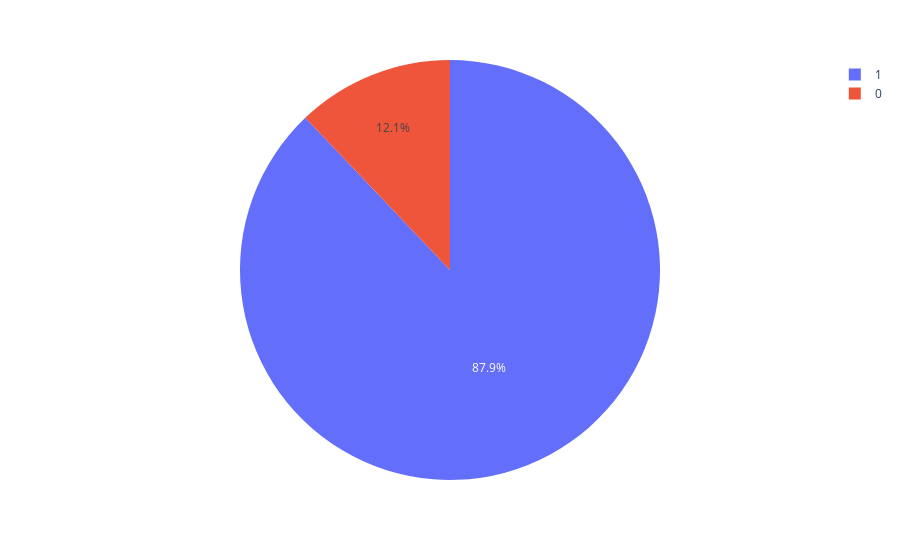
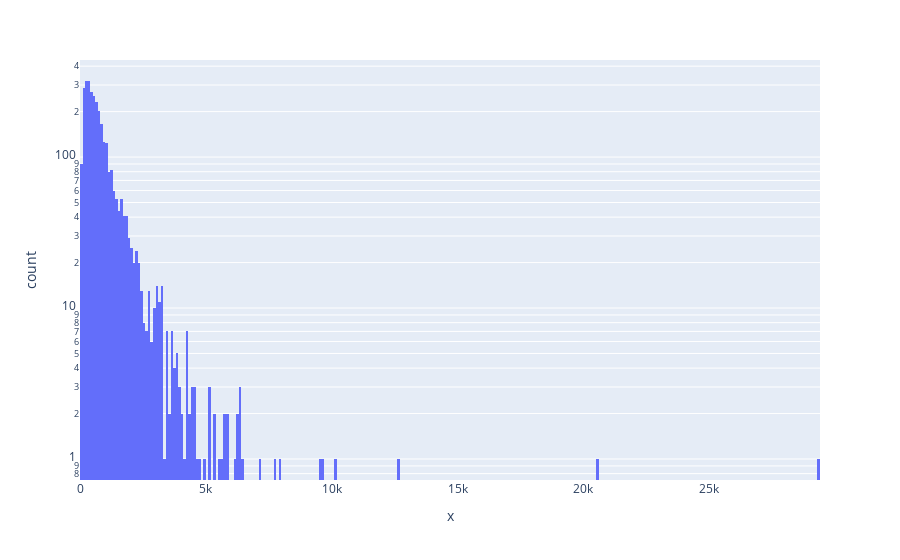

Notebook source saved alongside these figures, in order:
### Code cell
print(df.loc[0, 'text'])
print(f"the len = {len(df.loc[0, 'text'])}")
print()

px.pie(data_frame=df, names='label', color='label').show()
px.histogram(x=df['text'].str.len(), log_y=True).show()

### Figure 1 — Plotly figure (JSON) as saved in the notebook; plotly's stock layout.template omitted (floating-point values rounded to 4 significant figures; data arrays with more than 128 entries replaced by an {"elided": "..."} marker saying what was removed)
{"data": [{"customdata": {"elided": "3123x1 int values"}, "domain": {"x": [0, 1], "y": [0, 1]}, "hovertemplate": "label=%{customdata[0]}<extra></extra>", "labels": {"elided": "3123 int values"}, "legendgroup": "", "marker": {"colors": {"elided": "3123 str values"}}, "name": "", "showlegend": true, "type": "pie"}], "layout": {"legend": {"tracegroupgap": 0}, "margin": {"t": 60}}}

### Figure 2 — Plotly figure (JSON) as saved in the notebook; plotly's stock layout.template omitted (floating-point values rounded to 4 significant figures; data arrays with more than 128 entries replaced by an {"elided": "..."} marker saying what was removed)
{"data": [{"alignmentgroup": "True", "bingroup": "x", "hovertemplate": "x=%{x}<br>count=%{y}<extra></extra>", "legendgroup": "", "marker": {"color": "#636efa", "pattern": {"shape": ""}}, "name": "", "offsetgroup": "", "orientation": "v", "showlegend": false, "type": "histogram", "x": {"elided": "3123 int values"}, "xaxis": "x", "yaxis": "y"}], "layout": {"barmode": "relative", "legend": {"tracegroupgap": 0}, "margin": {"t": 60}, "xaxis": {"anchor": "y", "domain": [0, 1], "title": {"text": "x"}}, "yaxis": {"anchor": "x", "domain": [0, 1], "title": {"text": "count"}, "type": "log"}}}
